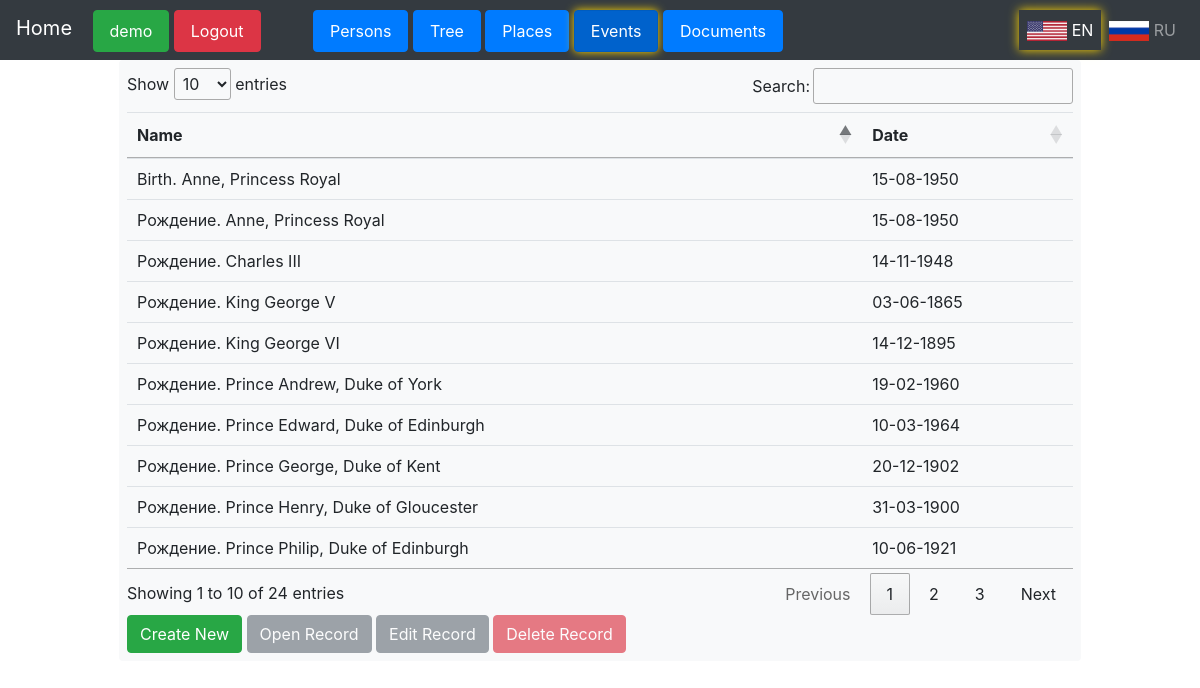
Page /events/user/demo/events (signed in) on the committed database.
### treeflaskapp/models.py (models this page shows)
class Event(db.Model):
    id = db.Column(db.Integer, primary_key=True)
    user_id = db.Column(db.Integer, db.ForeignKey('user.id'), nullable=False)
    name = db.Column(db.String(100))
    date = db.Column(db.Date)
    place_id = db.Column(db.Integer, db.ForeignKey('place.id'))

### treeflaskapp/blueprint_events.py (the view)
@events.route('/user/<username>/events')
def events_view(username):
    if username == current_user.username:
        events = Event.query.filter_by(user_id=current_user.id).all()
        form = EventForm(user_language=g.user_language)  # create an instance of your form
        return render_template('events.html', events=events, form=form)
    else:
        return "Unauthorized", 403

### treeflaskapp/forms.py
class EventForm(FlaskForm):
    id = HiddenField()
    name = StringField(validators=[DataRequired()])
    date = DateField(format='%Y-%m-%d')
    submit = SubmitField()
    def __init__(self, user_language='en', *args, **kwargs):
        super().__init__(*args, **kwargs)
        self.user_language = user_language
        self.name.label.text = self.translate('Name')
        self.date.label.text = self.translate('Date')
        self.submit.label.text = self.translate('Submit')
    def translate(self, text):
        translations = {
            'en': {'Name': 'Name', 'Date': 'Date', 'Submit': 'Submit', 'This field is required.': 'This field is required.'},
            'ru': {'Name': 'Имя', 'Date': 'Дата', 'Submit': 'Отправить', 'This field is required.': 'Это поле обязательно для заполнения.'}
        }
        return translations.get(self.user_language, {}).get(text, text)

### treeflaskapp/__init__.py (called while the page is built)
@app.before_request
def before_request():
    g.user_language = session.get('user_language')
    if g.user_language not in ['en', 'ru']:
        g.user_language = 'en'  # default to English if no valid language is set in session

### treeflaskapp/routes.py (called while the page is built)
@login_manager.user_loader
def load_user(user_id):
    return User.query.get(int(user_id))

@app.before_request
def before_request():
    g.user_language = session.get('user_language', 'en')

### treeflaskapp/templates/events.html (shortened to what this page needs)
{% extends "user_panel.html" %}
{% block content %}
<div class="container">
    <div class="form-container bg-light p-2 rounded">
        {% if events %}
        <table id="myTable" class="table">
            <thead>
                <tr>
                    <th>{{ form.name.label.text }}</th>
                    <th>{{ form.date.label.text }}</th>
                </tr>
            </thead>
            <tbody>
                {% for event in events %}
                <tr data-id="{{ event.id }}">
                    <td>{{ event.name }}</td>
                    <td>{{ event.date.strftime('%d-%m-%Y') if event.date is not none else '' }}</td>
                </tr>
                {% endfor %}
            </tbody>
        </table>
        <button id="createBtn" class="btn btn-success" onclick="window.location.href='{{ url_for('events.create_event', username=session['username']) }}'">
            {{ 'Create New' if g.user_language == 'en' else 'Создать новую' }}
        </button>
        <button id="openBtn" class="btn btn-secondary" disabled onclick="editEvent()">{% if g.user_language == 'en' %}Open Record{% elif g.user_language == 'ru' %}Открыть запись{% endif %}</button>
        <button id="editBtn" class="btn btn-secondary" disabled onclick="editEvent()">{% if g.user_language == 'en' %}Edit Record{% elif g.user_language == 'ru' %}Редактировать запись{% endif %}</button>
        <button id="deleteBtn" class="btn btn-danger" disabled onclick="deleteEvent()">{% if g.user_language == 'en' %}Delete Record{% elif g.user_language == 'ru' %}Удалить запись{% endif %}</button>
    {% endif %}
    </div>
</div>
<link rel="stylesheet" type="text/css" href="https://cdn.datatables.net/1.10.25/css/jquery.dataTables.min.css">
{% endblock %}

### rows in the picture
Event: name "Рождение. King George VI", date "14-12-1895"
Event: name "Рождение. Prince Henry, Duke of Gloucester", date "31-03-1900"
Event: name "Рождение. Anne, Princess Royal", date "15-08-1950"
Event: name "Рождение. Prince George, Duke of Kent", date "20-12-1902"
Event: name "Рождение. Prince Philip, Duke of Edinburgh", date "10-06-1921"
Event: name "Рождение. Charles III", date "14-11-1948"
Event: name "Рождение. Prince Andrew, Duke of York", date "19-02-1960"
Event: name "Рождение. Prince Edward, Duke of Edinburgh", date "10-03-1964"
Event: name "Рождение. King George V", date "03-06-1865"
Event: name "Birth. Anne, Princess Royal", date "15-08-1950"

### other values in the picture
{{ session['username'] }} "demo"
{{ 'Create New' if g.user_language == 'en' else 'Создать новую' }} "Create New"
